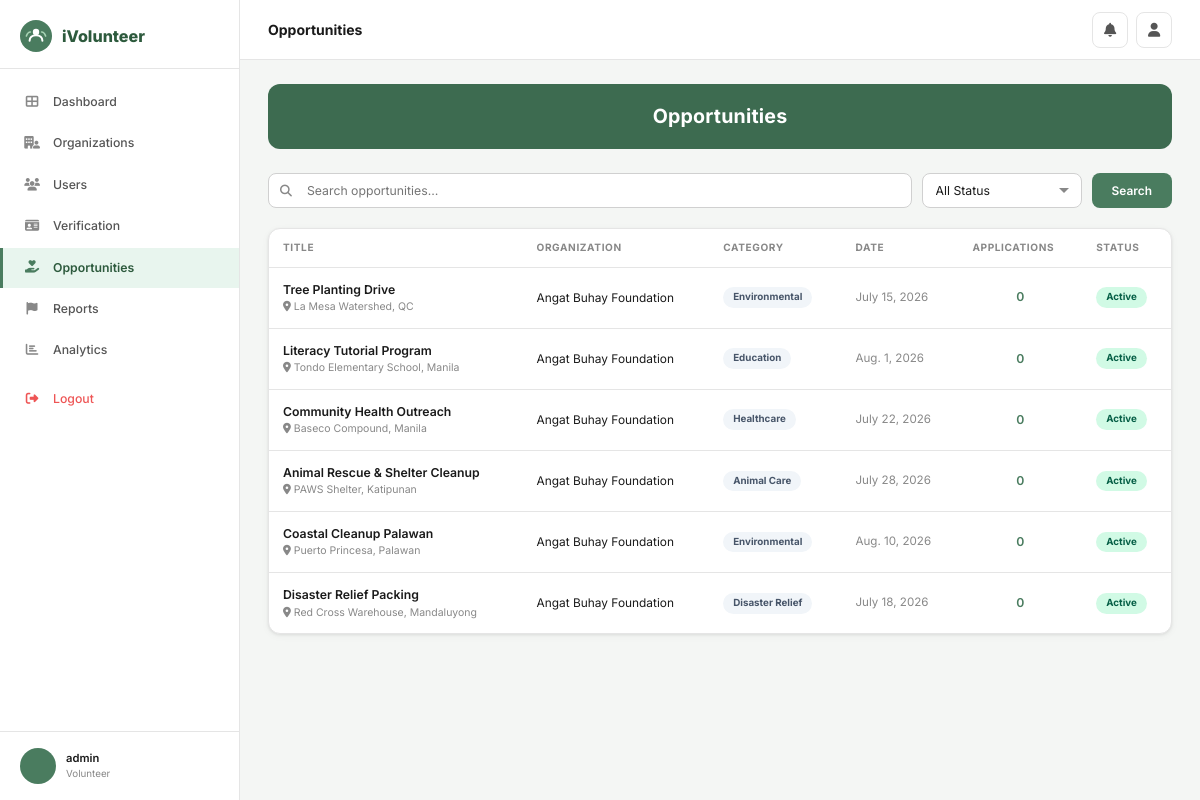
Page /admin-panel/opportunities/ (signed in) on the committed database.
### core/models.py (models this page shows, shortened)
class User(AbstractUser):
    ROLE_CHOICES = [('volunteer','Volunteer'),('organization','Organization'),('admin','Admin')]
    STATUS_CHOICES = [('active','Active'),('pending','Pending'),('suspended','Suspended'),('inactive','Inactive')]
    role = models.CharField(max_length=20, choices=ROLE_CHOICES, default='volunteer')
    phone_number = models.CharField(max_length=20, blank=True)
    profile_picture = models.ImageField(upload_to='profile_pics/', blank=True, null=True)
    location = models.CharField(max_length=200, blank=True)
    status = models.CharField(max_length=20, choices=STATUS_CHOICES, default='active')
    is_verified = models.BooleanField(default=False)

class Opportunity(models.Model):
    CATEGORY_CHOICES = [('environmental','Environmental'),('healthcare','Healthcare'),('education','Education'),('community','Community'),('animal_care','Animal Care'),('disaster','Disaster Relief'),('other','Other')]
    STATUS_CHOICES = [('active','Active'),('pending','Pending'),('suspended','Suspended'),('completed','Completed'),('cancelled','Cancelled')]
    organization = models.ForeignKey(Organization, on_delete=models.CASCADE, related_name='opportunities')
    title = models.CharField(max_length=200)
    description = models.TextField()
    category = models.CharField(max_length=30, choices=CATEGORY_CHOICES)
    location = models.CharField(max_length=200)
    date = models.DateField()
    start_time = models.TimeField()
    end_time = models.TimeField()
    max_volunteers = models.PositiveIntegerField(default=50)
    requirements = models.TextField(blank=True)
    what_to_bring = models.TextField(blank=True)
    image = models.ImageField(upload_to='opportunities/', blank=True, null=True)
    status = models.CharField(max_length=20, choices=STATUS_CHOICES, default='active')
    created_at = models.DateTimeField(default=timezone.now)
    class Meta: ordering = ['-created_at']

class Organization(models.Model):
    ORG_TYPES = [('environmental','Environmental & Conservation'),('health','Health & Medical Support'),('education','Education & Youth Development'),('disaster','Disaster Relief & Humanitarian'),('community','Community & Social Welfare'),('animal','Animal Welfare'),('other','Other')]
    user = models.OneToOneField(User, on_delete=models.CASCADE, related_name='organization')
    name = models.CharField(max_length=200)
    org_type = models.CharField(max_length=30, choices=ORG_TYPES)
    description = models.TextField(blank=True)
    website = models.URLField(blank=True)
    address = models.CharField(max_length=300, blank=True)
    accreditation_doc = models.FileField(upload_to='accreditation/', blank=True, null=True)
    contact_person = models.CharField(max_length=100, blank=True)
    is_verified = models.BooleanField(default=False)
    total_events = models.PositiveIntegerField(default=0)
    total_volunteers = models.PositiveIntegerField(default=0)
    total_hours = models.PositiveIntegerField(default=0)
    rating = models.DecimalField(max_digits=3, decimal_places=2, default=0.0)
    rating_count = models.PositiveIntegerField(default=0)

### core/views.py (the view)
# urls.py: path('admin-panel/opportunities/', views.admin_opportunities, name='admin_opportunities'),
@login_required
def admin_opportunities(request):
    if not is_admin(request.user): return redirect('home')
    opps = Opportunity.objects.select_related('organization').annotate(app_count=Count('applications'))
    q = request.GET.get('q',''); sf = request.GET.get('status','')
    if q: opps = opps.filter(Q(title__icontains=q)|Q(organization__name__icontains=q))
    if sf: opps = opps.filter(status=sf)
    page_obj = Paginator(opps, 10).get_page(request.GET.get('page'))
    return render(request, 'core/admin_opportunities.html', {'page_obj': page_obj, 'q': q, 'sf': sf, 'statuses': Opportunity.STATUS_CHOICES})

### core/views.py (called while the page is built)
def is_admin(u): return u.is_authenticated and (u.role == 'admin' or u.is_superuser)

### core/templates/core/admin_opportunities.html (shortened to what this page needs)
{% extends 'core/base.html' %}
{% block page_title %}Opportunities{% endblock %}
{% block content %}
<div class="page-banner">Opportunities</div>
<div class="search-bar">
  <form method="get" style="display:flex;gap:10px;flex:1">
    <div class="search-wrap" style="flex:1"><i class="fas fa-search"></i><input type="text" name="q" value="{{ q }}" placeholder="Search opportunities…" class="form-control" style="padding-left:38px"></div>
    <select name="status" class="form-control" style="width:160px">
      <option value="">All Status</option>
    </select>
    <button type="submit" class="btn btn-green">Search</button>
  </form>
</div>
{% if page_obj.object_list %}
<div class="tbl-wrap card">
  <table>
    <thead><tr><th>Title</th><th>Organization</th><th>Category</th><th>Date</th><th>Applications</th><th>Status</th></tr></thead>
    <tbody>
    {% for opp in page_obj %}
    <tr>
      <td><div style="font-weight:600;font-size:.875rem">{{ opp.title|truncatechars:40 }}</div><div style="font-size:.75rem;color:#888"><i class="fas fa-map-marker-alt"></i> {{ opp.location }}</div></td>
      <td style="font-size:.85rem">{{ opp.organization.name }}</td>
      <td><span class="badge badge-secondary" style="background:#f1f5f9;color:#475569">{{ opp.get_category_display }}</span></td>
      <td style="font-size:.83rem;color:#888">{{ opp.date }}</td>
      <td style="font-weight:600;color:#4a7c5f;text-align:center">{{ opp.app_count }}</td>
      <td><span class="badge badge-{{ opp.status }}">{{ opp.get_status_display }}</span></td>
    </tr>
    {% endfor %}
    </tbody>
  </table>
</div>
{% else %}
<div class="empty-state"><i class="fas fa-calendar"></i><h3>No opportunities found</h3></div>
{% endif %}
{% endblock %}

### core/templates/core/base.html (shortened to what this page needs)
<!DOCTYPE html>
<html lang="en">
<head>
<link rel="stylesheet" href="https://cdnjs.cloudflare.com/ajax/libs/font-awesome/6.5.0/css/all.min.css">
{% load static %}
</head>
<body>
{% block full_page %}
<div class="layout">
  {% if user.is_authenticated %}
  <aside class="sidebar">
    <div class="sidebar-logo">
      <span class="sidebar-logo-text">iVolunteer</span>
    </div>
    <nav class="sidebar-nav">
      {% if user.role == 'admin' or user.is_superuser %}
        <a href="{% url 'admin_dashboard' %}" class="nav-item {% if request.resolver_match.url_name == 'admin_dashboard' %}active{% endif %}">
          <i class="fas fa-th-large"></i> Dashboard
        </a>
        <a href="{% url 'admin_organizations' %}" class="nav-item {% if 'admin_org' in request.resolver_match.url_name %}active{% endif %}">
          <i class="fas fa-building-user"></i> Organizations
        </a>
        <a href="{% url 'admin_users' %}" class="nav-item {% if 'admin_user' in request.resolver_match.url_name %}active{% endif %}">
          <i class="fas fa-users"></i> Users
        </a>
        <a href="{% url 'admin_verification' %}" class="nav-item {% if 'verification' in request.resolver_match.url_name %}active{% endif %}">
          <i class="fas fa-id-card"></i> Verification
        </a>
        <a href="{% url 'admin_opportunities' %}" class="nav-item {% if 'admin_opportunities' in request.resolver_match.url_name %}active{% endif %}">
          <i class="fas fa-hand-holding-heart"></i> Opportunities
        </a>
        <a href="{% url 'admin_reports' %}" class="nav-item {% if 'report' in request.resolver_match.url_name %}active{% endif %}">
          <i class="fas fa-flag"></i> Reports
        </a>
        <a href="{% url 'admin_analytics' %}" class="nav-item {% if 'analytics' in request.resolver_match.url_name %}active{% endif %}">
          <i class="fas fa-chart-bar"></i> Analytics
        </a>
      {% endif %}
      <a href="{% url 'logout' %}" class="nav-item nav-logout" style="margin-top:8px">
        <i class="fas fa-sign-out-alt"></i> Logout
      </a>
    </nav>
    <div class="sidebar-footer">
      <div class="sidebar-user">
        <div class="s-avatar">
        </div>
        <div>
          <div class="s-user-name">{{ user.get_full_name|default:user.username }}</div>
          <div class="s-user-role">{{ user.get_role_display }}</div>
        </div>
      </div>
    </div>
  </aside>
  {% endif %}
  <main class="main">
    {% if user.is_authenticated %}
    <header class="topbar">
      <span class="topbar-title">{% block page_title %}{% endblock %}</span>
      <div class="topbar-right">
        <a href="{% url 'notifications' %}" class="icon-btn" title="Notifications">
          <i class="fas fa-bell"></i>
        </a>
        {% if user.role == 'volunteer' %}
        <a href="{% url 'vol_profile' %}" class="icon-btn"><i class="fas fa-user"></i></a>
        {% elif user.role == 'organization' %}
        <a href="{% url 'org_profile' %}" class="icon-btn"><i class="fas fa-building"></i></a>
        {% endif %}
      </div>
    </header>
    {% endif %}
    <div class="content">
      {% block content %}{% endblock %}
    </div>
  </main>
</div>
{% endblock full_page %}
</body>
</html>

### rows in the picture
User: get_full_name "admin", role "Volunteer"
Opportunity: title "Tree Planting Drive", location "La Mesa Watershed, QC", organization.name "Angat Buhay Foundation", category "Environmental", date "July 15, 2026", app_count "0", status "Active"
Opportunity: title "Literacy Tutorial Program", location "Tondo Elementary School, Manila", organization.name "Angat Buhay Foundation", category "Education", date "Aug. 1, 2026", app_count "0", status "Active"
Opportunity: title "Community Health Outreach", location "Baseco Compound, Manila", organization.name "Angat Buhay Foundation", category "Healthcare", date "July 22, 2026", app_count "0", status "Active"
Opportunity: title "Animal Rescue & Shelter Cleanup", location "PAWS Shelter, Katipunan", organization.name "Angat Buhay Foundation", category "Animal Care", date "July 28, 2026", app_count "0", status "Active"
Opportunity: title "Coastal Cleanup Palawan", location "Puerto Princesa, Palawan", organization.name "Angat Buhay Foundation", category "Environmental", date "Aug. 10, 2026", app_count "0", status "Active"
Opportunity: title "Disaster Relief Packing", location "Red Cross Warehouse, Mandaluyong", organization.name "Angat Buhay Foundation", category "Disaster Relief", date "July 18, 2026", app_count "0", status "Active"
